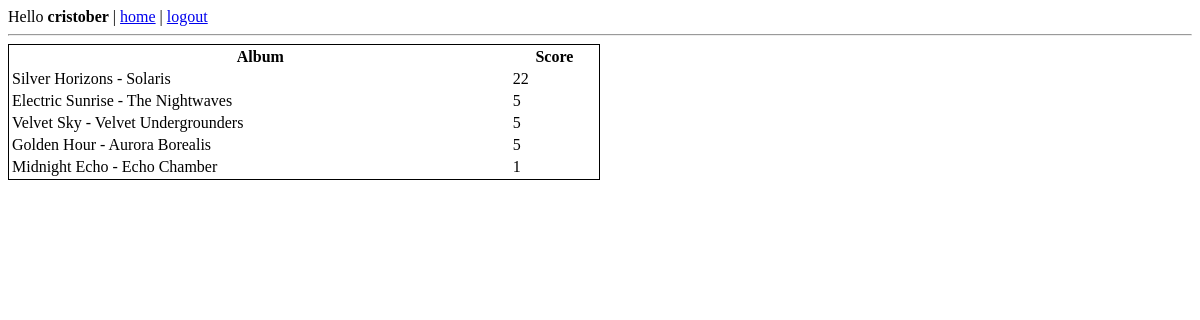
The app's page /user/66183829148151808 (signed in), older data.
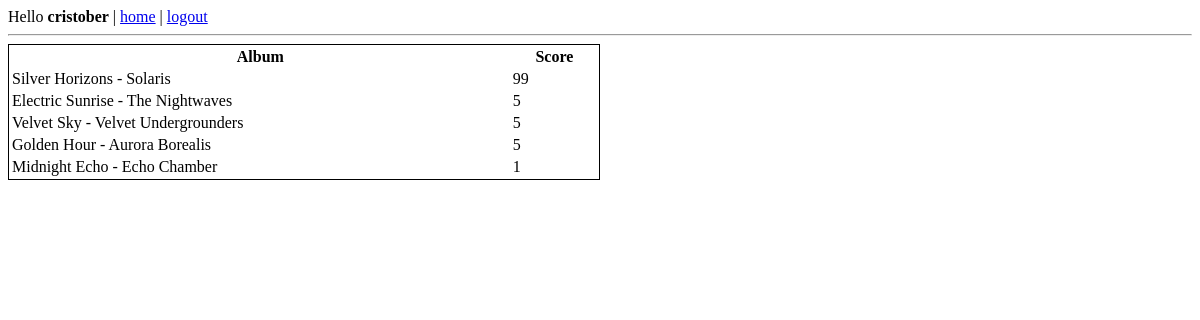
The same page, newer data.
### main.py (models this page shows)
class Rating(db.Model):
    __tablename__ = "ratings"
    id           = db.Column(db.Integer, Sequence("rating_id_seq"), primary_key=True)
    album_id     = db.Column(db.Integer, db.ForeignKey("albums.id"), nullable=False)
    album_rater  = db.Column(db.String(512), db.ForeignKey("users.id"), nullable=False)
    rating_score = db.Column(db.Integer, nullable=False)

### main.py (the view)
@app.route("/user/<user_id>")
@login_required
def see_user_ratings(user_id):
    ratings = get_ordered_albums_and_ratings()
    if ratings == []:
        return "User doesn't have any ratings.", 200
    else:
        return render_template("ratings.html", ratings=ratings, user_id=user_id)

### main.py (called while the page is built)
@login.user_loader
def load_user(id):
    return db.session.get(User, str(id))

def get_ordered_albums_and_ratings():
    return db.session.execute(
        db.select(Rating, Album).join(
            Album, Rating.album_id == Album.id
        ).where(and_(
            Rating.album_rater == current_user.id
        )).order_by(desc(Rating.rating_score))
    ).all()

### templates/ratings.html (shortened to what this page needs)
{% extends "base.html" %}
    {% block content %}
    <table style="width:50%; border:1px solid black;">
        <tr>
            <th>Album</th>
            <th>Score</th>
        </tr>
            {% for rating in ratings %}
                <tr>
                    {% set r = rating[0] %}
                    {% set a = rating[1] %}
                    <td>{{ a.title }} - {{ a.artist }}</td>
                    <td>{{ r.rating_score }}</td>
                </tr>
            {% endfor %}
    </table>
    {% endblock %}

Row changes from the older to the newer data that the page shows:
changed Rating (number 1 of 5 on the later page): rating_score "22" → "99"
